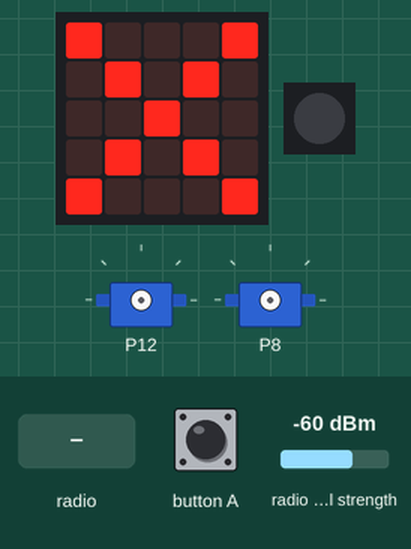
The program below on a simulated BBC micro:bit running MicroPython. Parts: the board's 5×5 LED display, 2 × servo, 1 RGB LEDs in strip order, left to right. The inputs (shaded band) are chosen by the test bench; at power-on: radio signal strength -60 dBm. Dim RGB values are drawn brighter than linear; servo angles are drawn from the pulse width (0.5 ms = 0°, 2.5 ms = 180°).

Above: at 1.2 s.
1.3 s: button A pressed for 0.15 s
At 2.5 s:
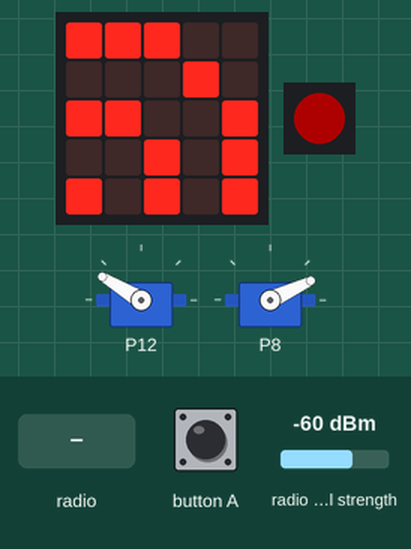
2.9 s: button A pressed for 1 s
At 3.9 s:
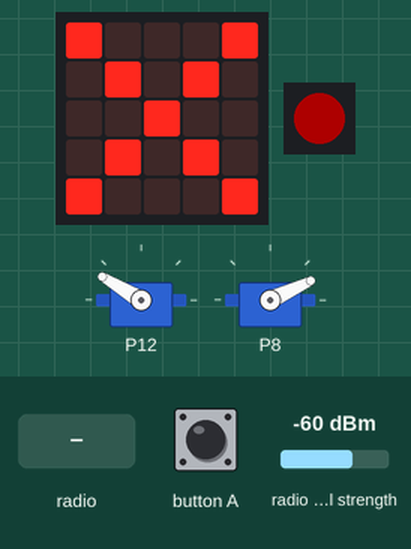
5.4 s: button A pressed for 3.2 s
At 5.7 s:
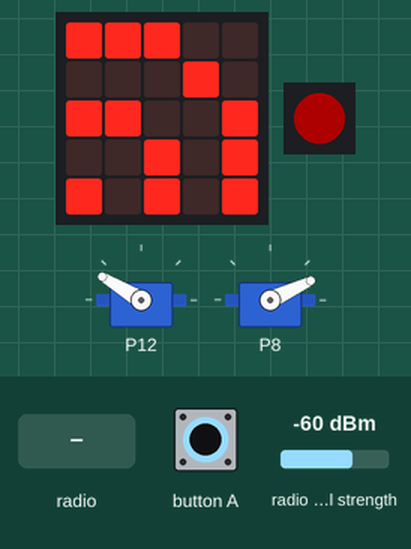
10.1 s: radio message "0" arrives
At 11.1 s:
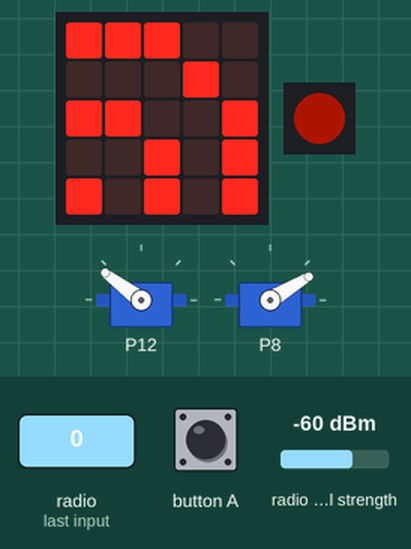
Timing chart, 0 to 13.1 s (numbered marks = the images above; inputs shaded):
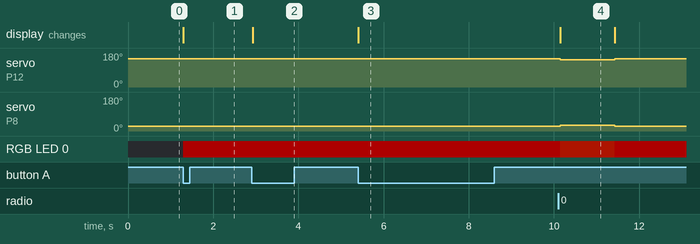

Measured:
- after the input at 1.3 s, RGB LED 0: off → RGB(51, 0, 0) at once; the display: changes at once (image 1)
- after the input at 2.9 s, the display: changes at once (image 2)
- after the input at 5.4 s, the display: changes at once (image 3)
- after the input at 10.1 s, servo on P12: 149° → 143° after 0.05 s, → 149° 1.3 s later; servo on P8: 25° → 31° after 0.05 s, → 25° 1.3 s later; RGB LED 0: RGB(51, 0, 0) → RGB(51, 6, 0) after 0.05 s, → RGB(51, 0, 0) 1.3 s later

The program:

radio_dowser_servos.py
```python
from microbit import *
import radio
import neopixel

radio.config(channel=42)
display.show(Image.NO)
detecting = False

# rolling average of last X readings
last = []
keep_last = 25 # how long the rolling average should be
perc_avg = 0.0

np = neopixel.NeoPixel(pin0, 1) # just the one LED for now

def hsv_to_rgb(h, s, v):
    # Algorithm from: https://stackoverflow.com/a/26856771
    # Expects floats for all 3 arguments, so hue space is 0-1.
    if s == 0.0:
        v*=255
        return (v, v, v)
    i = int(h*6.) # XXX assume int() truncates!
    f = (h*6.)-i
    p,q,t = int(255*(v*(1.-s))), int(255*(v*(1.-s*f))), int(255*(v*(1.-s*(1.-f))))
    v*=255
    i%=6
    if i == 0: return (v, t, p)
    if i == 1: return (q, v, p)
    if i == 2: return (p, v, t)
    if i == 3: return (p, q, v)
    if i == 4: return (t, p, v)
    if i == 5: return (v, p, q)

def move_servos(a):
    right = (pin8, 40) # pin connected and base angle
    left = (pin12, 110)
    left[0].write_analog(left[1] - a)
    right[0].write_analog(right[1]+ a)

def set_LEDs(p):
    # set the LED colour to the hue value gained by calculating
    # the percentage signal strength we measured
    r, g, b = hsv_to_rgb(1.0 - p, 1.0, 0.2) # take the percentage strength and map to hue
    np[0] = (int(r), int(g), int(b))
    np.show()

while True:
    # Start without the radio on. Use the A button to toggle radio status.
    # Show a cute wifi icon when the radio is on, otherwise an X.
    if button_a.was_pressed():
        detecting = not detecting
        if detecting:
            display.show(Image("99900:00090:99009:00909:90909"))
            radio.on()
        else:
            display.show(Image.NO)
            radio.off()

    if not detecting:
        continue

    r = radio.receive_full()
    if r:
        msg, rssi, ts = r
        # nomalise the -255 to 0 strength to a 90 degree arc
        # but compress the range here, since realistically it seems to vary
        # from about -100 to -30
        rssi = abs(rssi) - 30
        if rssi < 0:
            rssi = 0
        elif rssi > 70:
            rssi = 70
        perc = rssi / 70

    else:
        perc = 1.0 # default to minimum detected amount if no signal so servos are folded

    # Do this as a rolling average to smooth out spiky changes in signal strength
    last.append(perc)
    if len(last) > keep_last:
        del last[0]
    perc_avg = sum(last) / len(last)

    # calculate angle offset for each of the servos to move by
    angle = 90 - int(perc_avg * 90) # subtract from 90 since 0 is strong, 255 weak

    # Can use this for the plotter function in Mu
    #print((rssi, perc_avg, angle))

    # shift servos to this angle (accounting for two opposite sides)
    move_servos(angle)
    # change LED colours if relevant
    set_LEDs(perc_avg)
    # let servos move to any new positions before checking again
    # 50ms is not much, but movement should be minimal with each step
    sleep(50)
```
